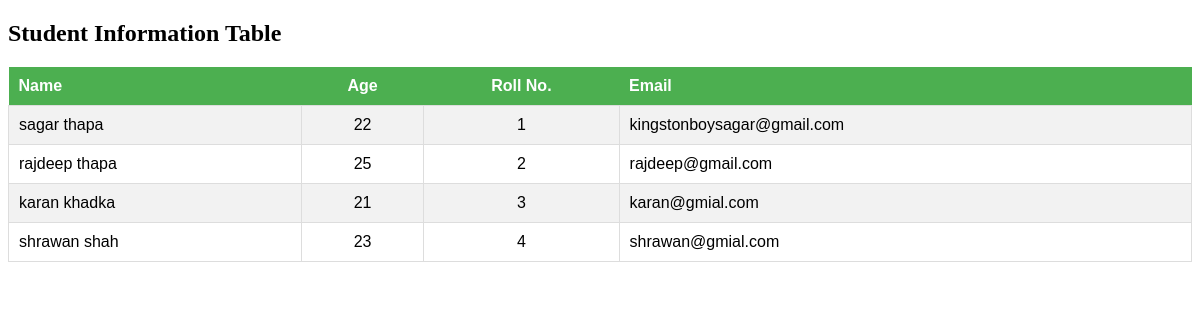
The page / on the database its author committed.
### app/models.py (models this page shows)
class Students(models.Model):
    name=models.CharField(max_length=50)
    age=models.IntegerField()
    rollno=models.IntegerField()
    email=models.EmailField()

### app/views.py (the view)
# urls.py: 2. Add a URL to urlpatterns:  path('', views.home, name='home')
def home(request):
        data=Students.objects.all()
        if request.method=='POST':
          return HttpResponse('successfully register')
        return render(request,'home.html',{'data':data})

### app/templates/home.html (shortened to what this page needs)
<!DOCTYPE html>
<html lang="en">
<head>
</head>
<body>
    <h2>Student Information Table</h2>
    <table>
        <tr>
            <th>Name</th>
            <th class="center">Age</th>
            <th class="center">Roll No.</th>
            <th>Email</th>
        </tr>
        {% for student in data %}
        <tr>
            <td>{{ student.name }}</td>
            <td class="center">{{ student.age }}</td>
            <td class="center">{{ student.rollno }}</td>
            <td>{{ student.email }}</td>
        </tr>
        {% endfor %}
    </table>
</body>
</html>

### app/templates/home.html (style rules this page uses)
table { border-collapse: collapse; width: 100%; margin-top: 20px; font-family: Arial, sans-serif; }
th { background-color: #4CAF50; color: white; padding: 10px; text-align: left; }
td { padding: 10px; border: 1px solid #ddd; }
tr:nth-child(even) { background-color: #f2f2f2; }
.center { text-align: center; }

### rows shown on the page
Students: name "sagar thapa", age "22", rollno "1", email "kingstonboysagar@gmail.com"
Students: name "rajdeep thapa", age "25", rollno "2", email "rajdeep@gmail.com"
Students: name "karan khadka", age "21", rollno "3", email "karan@gmial.com"
Students: name "shrawan shah", age "23", rollno "4", email "shrawan@gmial.com"
